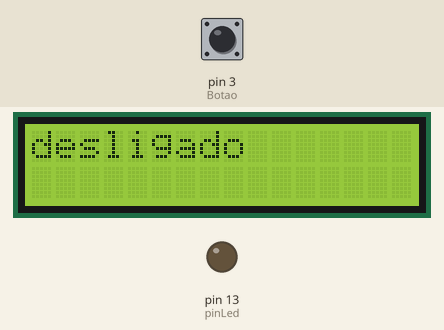
Recording of a sketch running on a simulated Arduino Uno, built with avr-gcc and run on an emulated ATmega328P. Parts: 16×2 character LCD, output pins drawn as LEDs (lit = HIGH). Inputs (shaded band) come from the test bench; at power-on: pin 3 (Botao) LOW.

Above: at 1.2 s.
1.3 s: pin 3 (Botao) pulled HIGH for 0.15 s
At 2.0 s:
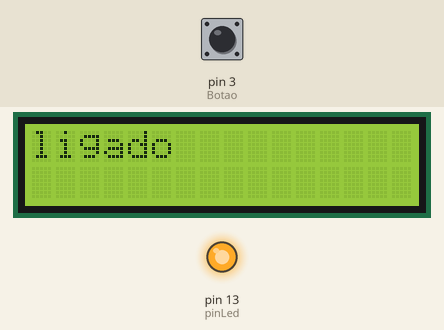
2.9 s: pin 3 (Botao) pulled HIGH for 1 s
At 4.3 s:
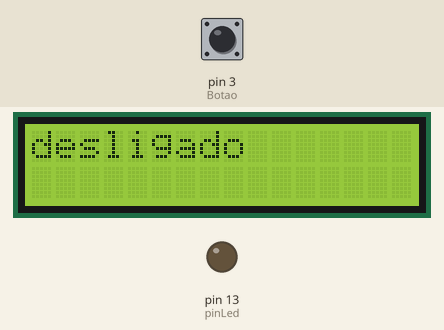
5.4 s: pin 3 (Botao) pulled HIGH for 3.2 s
At 6.4 s:
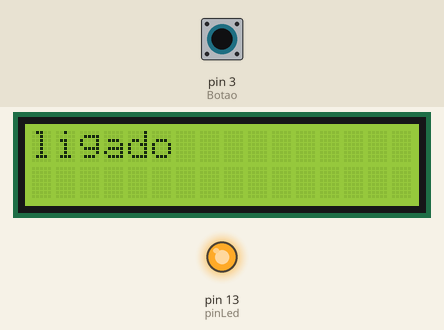
Timing chart, 0 to 8.4 s (numbered marks = the images above; inputs shaded):
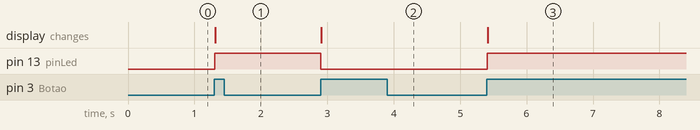

The sketch:

_aula_36_lcd_explicacao1.ino
```cpp
#include <LiquidCrystal_I2C.h>

/*Maria Eduarda
14/03/25
ATIVIDADE:LCD
aula 36
*/
LiquidCrystal_I2C lcd(0x27,16,2);
int estadoAnterior = 0 ;
int estadopinLed = 0;
int estadoBotao = 0;
#define pinLed 13
#define Botao 3
//#include <LiquidCrystal_I2C.h> nao tem lcd.serCursor
void setup()
{
lcd.init();
lcd.backlight();
pinMode(pinLed,OUTPUT);
pinMode(Botao,INPUT);
}

void loop()
{
  bool estadoAtual= digitalRead(Botao);
  if (estadoAtual== 1 && estadoAnterior== 0 )
  {
  estadopinLed = !estadopinLed ;
  }
  digitalWrite(pinLed, estadopinLed);
  if(estadopinLed)
  {
  lcd.setCursor(0,0);// CURSOR E O lugar
  lcd.print("ligado   "); //
  }
  else
  {
  lcd.setCursor(0,0);
  lcd.print("desligado");
  }
  estadoAnterior = estadoAtual;
}


//#include <LiquidCrystal_I2C.h> nao tem lcd.serCursor
/*
void loop
{
bool estadoAtualBotao= digitalRead(pinBotao);
static bool estadoAnteriorBotao ==0;
static bool estadoLed=0;

if(estadoAtualBotao == 1 && estadoAnterior== 0 )
{
estadoLed =!estadoLed;
digitalWrite(pinLed,estadoLed);

if (estadoLed == 1)
{
lcd.setCursor(0,0);
lcd.print("ligado   ");
}
else
{
lcd.setCursor(0,0);
lcd.print("desligado");
}
estadoAnterior = estadoAtual;
}
{
*/
```

Measured:
- after the input at 1.3 s, pin 13 (pinLed): LOW → HIGH at once; the display: changes at once (image 1)
- after the input at 2.9 s, pin 13 (pinLed): HIGH → LOW at once; the display: changes at once (image 2)
- after the input at 5.4 s, pin 13 (pinLed): LOW → HIGH at once; the display: changes at once (image 3)
